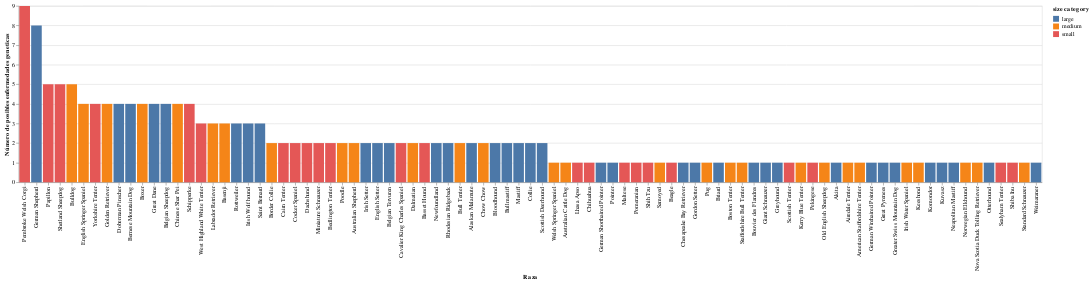

Here is the notebook cell this chart was saved with:
### Code cell
alt.Chart(no_nan_diseases).mark_bar().encode(
    y=alt.Y('Número de posibles enfermedades geneticas:Q'),
    x=alt.X("Dog breed:N", sort="-y", title='Raza'),
    color="size category:N"
)
